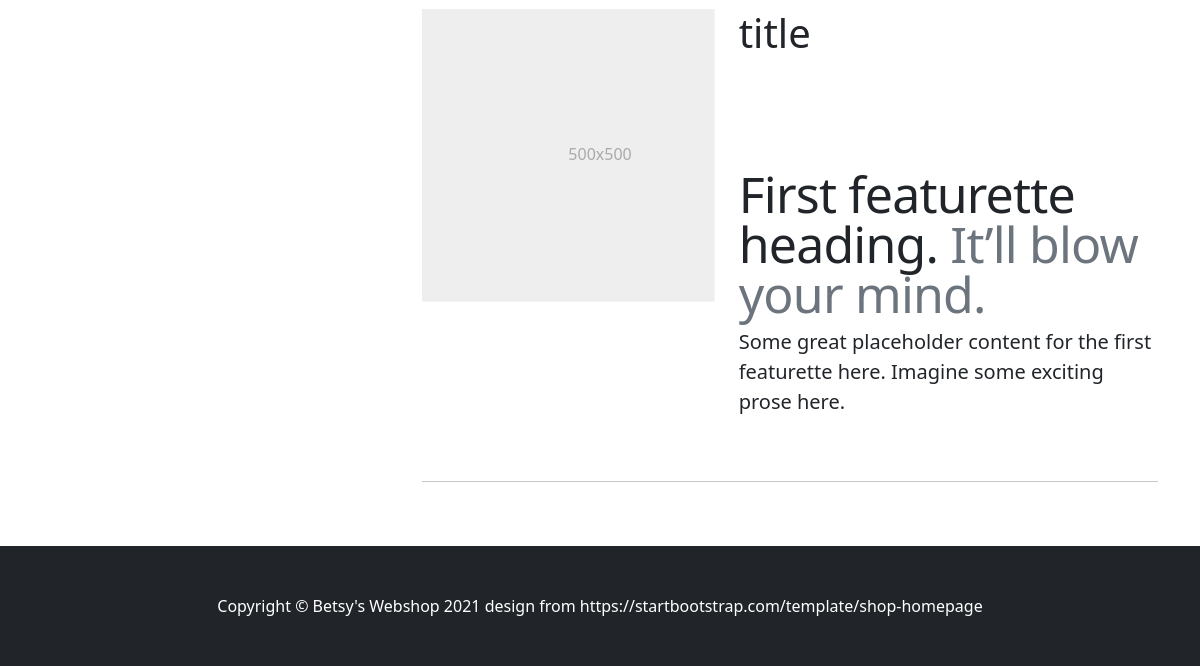
Before: /account (signed in, lower part) with the older database file.
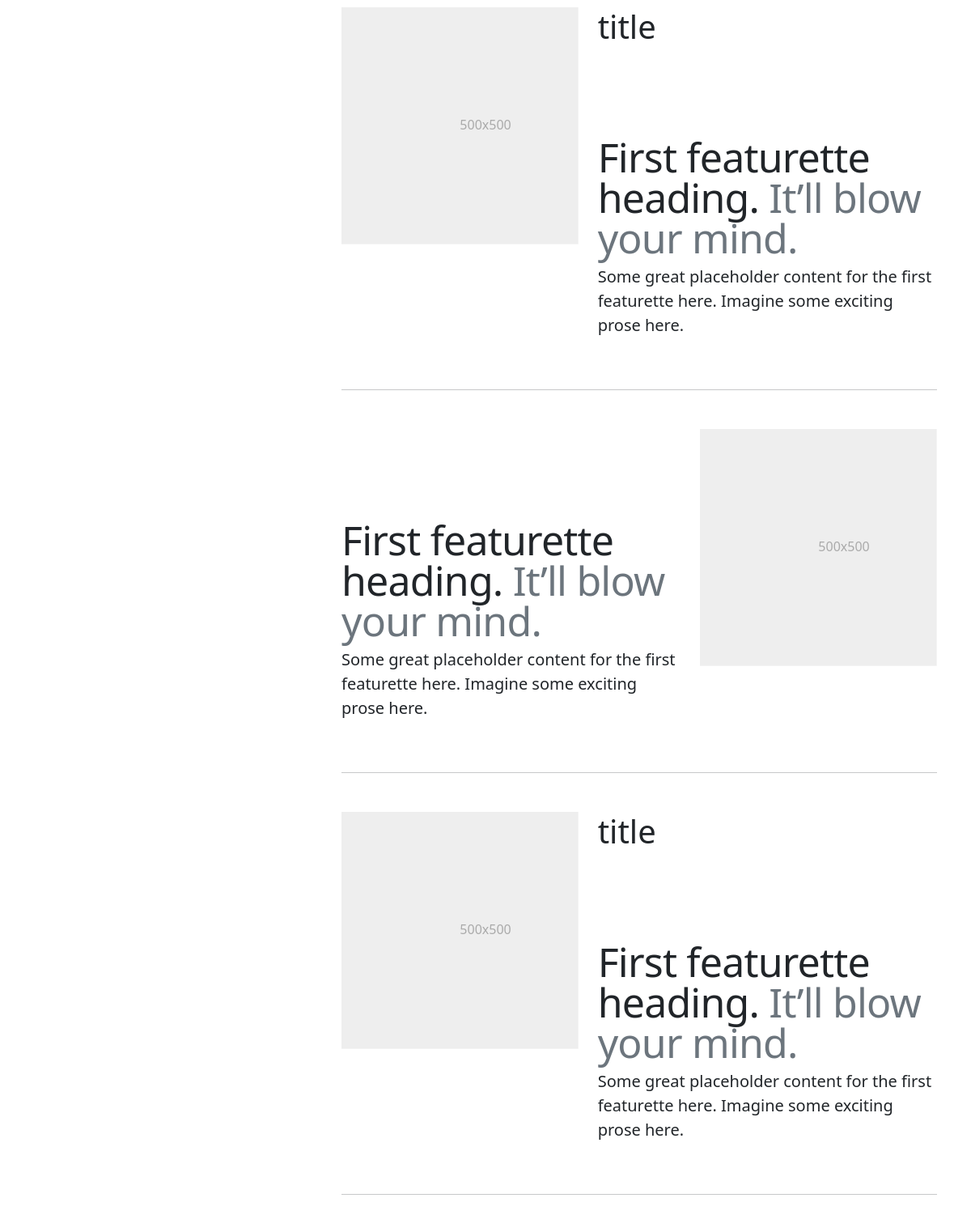
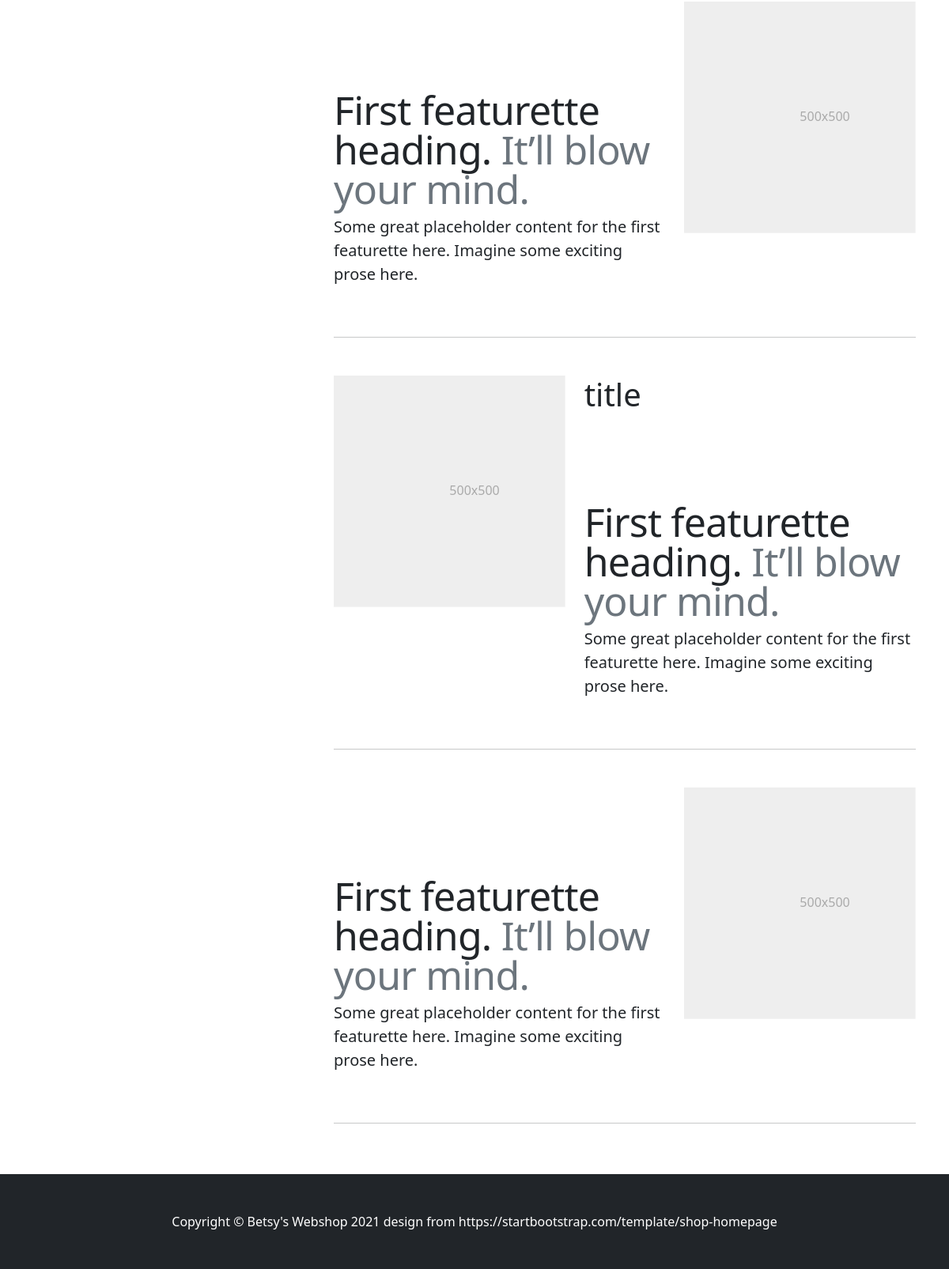
After: the same page with the newer database file (2 pictures, top to bottom).
### models.py (models this page shows)
class BaseModel(db_wrapper.Model):
    class Meta:
        database = db

class Product(BaseModel):
    name = CharField(max_length=50)
    description = TextField(null=True)
    price_per_unit = DecimalField(
        constraints=[Check("price_per_unit >= 0")],
        decimal_places=2,
        auto_round=True,
        null=True,  # null=True, als je gratis iets aanbiedt.
        default=0,
        max_digits=10,
    )
    stock = IntegerField(default=1)
    owner = ForeignKeyField(User, backref="products")
    date_posted = DateField(formats="%Y-%m-%d", default=datetime.utcnow())

### routes.py (the view)
@app.route("/account", methods=["GET", "POST"])
@login_required
def account():
    products = list_user_products(current_user.id)
    update_account_form = UpdateAccountForm(country=current_user.country)
    add_product_form = AddProductForm()
    search_form = SearchForm()
    banner_info = f"Hey {current_user.username}. This is your account."
    return render_template(
        "account.html",
        title="Account",
        add_product_form=add_product_form,
        update_account_form=update_account_form,
        search_form=search_form,
        banner_info=banner_info,
        products=products,
    )

### main.py (called while the page is built)
def list_user_products(user_id) -> list[User.products]:
    user_products = Product.select().join(User).where(Product.owner == user_id)
    return [product for product in user_products]

### routes.py (called while the page is built)
@login_manager.user_loader
def load_user(user_id):
    return User.get_by_id(user_id)

### templates/account.html (shortened to what this page needs)
{% extends 'base.html' %}
{% block content %}
<div class="container mb-3">
  <div class="row">
    <div class="col-lg-4">
    </div>
    <div class="col-lg-8 container ms-0">
       {% for product in products %} {%- if loop.index is even %}
      <div class="row featurette">
        <div class="col-md-7 order-md-2">
          <h2 class="fs-1">title</h2>
          <h2 class="featurette-heading">
            First featurette heading.
            <span class="text-muted">It’ll blow your mind.</span>
          </h2>
          <p class="lead">
            Some great placeholder content for the first featurette here.
            Imagine some exciting prose here.
          </p>
        </div>
        <div class="col-md-5 order-md-1">
          <svg
            class="
              bd-placeholder-img bd-placeholder-img-lg
              featurette-image
              img-fluid
              mx-auto
            "
            width="500"
            height="500"
            xmlns="http://www.w3.org/2000/svg"
            role="img"
            aria-label="Placeholder: 500x500"
            preserveAspectRatio="xMidYMid slice"
            focusable="false"
          >
            <text x="50%" y="50%" fill="#aaa" dy=".3em">500x500</text>
          </svg>
        </div>
      </div>
      <hr class="featurette-divider" />
      {% else %}
      <div class="row featurette">
        <div class="col-md-7 order-md-1">
          <h2 class="featurette-heading">
            First featurette heading.
            <span class="text-muted">It’ll blow your mind.</span>
          </h2>
          <p class="lead">
            Some great placeholder content for the first featurette here.
            Imagine some exciting prose here.
          </p>
        </div>
        <div class="col-md-5 order-md-2">
          <svg
            class="
              bd-placeholder-img bd-placeholder-img-lg
              featurette-image
              img-fluid
              mx-auto
            "
            width="500"
            height="500"
            xmlns="http://www.w3.org/2000/svg"
            role="img"
            aria-label="Placeholder: 500x500"
            preserveAspectRatio="xMidYMid slice"
            focusable="false"
          >
            <text x="50%" y="50%" fill="#aaa" dy=".3em">500x500</text>
          </svg>
        </div>
      </div>
      <hr class="featurette-divider" />
      {% endif %}
      {% endfor %}
    </div>
  </div>
</div>
{% endblock content %}

Changed rows visible on the page:
added Product: shows "First featurette heading."
added Product: shows "title"
added Product: shows "First featurette heading."
added Product: shows "title"
added Product: shows "First featurette heading."
